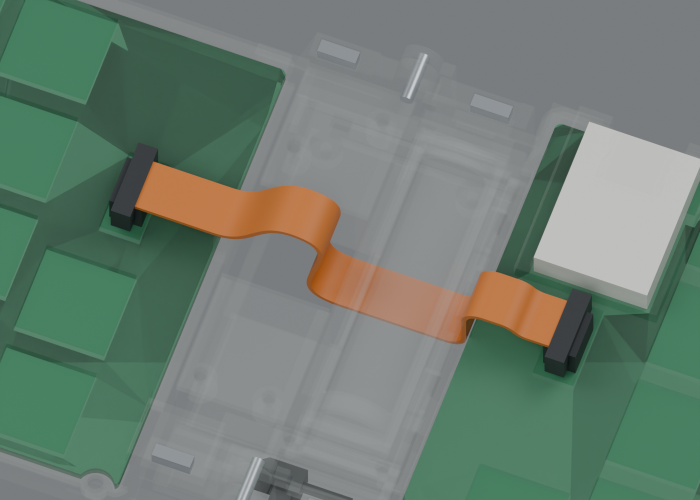
#> input picture 3d-models/folding-unibody/short-cable/generated/cable-open-render.png, 1400 x 1000 px (shown at 1/2 size); its folder holds 2 pictures in this run
$ python compose-routing.py
#> lines starting #> are read from the running program, lines starting #| are printed output that depends on the picture
"""Compose the current inspection renders; requires Pillow in normal Python."""
from pathlib import Path
from PIL import Image,ImageDraw,ImageFont
OUT=Path(__file__).resolve().parent/'generated'
images=[Image.open(OUT/('cable-'+pose+'-render.png')).convert('RGB') for pose in ('open','folded')]
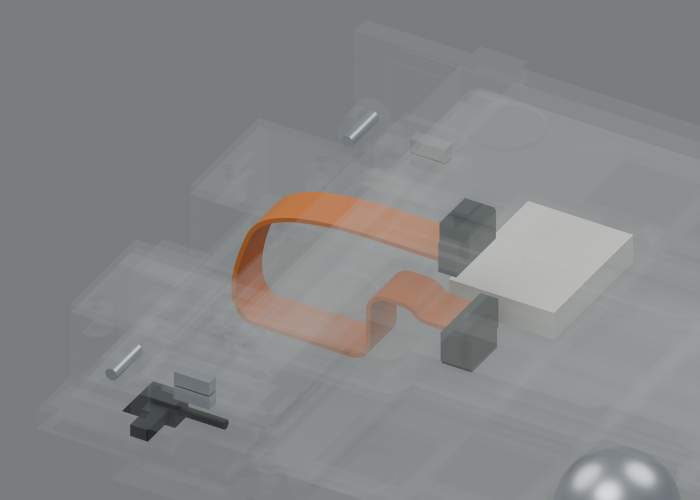
#> input picture 3d-models/folding-unibody/short-cable/generated/cable-folded-render.png, 1400 x 1000 px (shown at 1/2 size)
#> images = 2 items
header=42
page=Image.new('RGB',(sum(im.width for im in images),max(im.height for im in images)+header),(225,228,227))
draw=ImageDraw.Draw(page)
try:font=ImageFont.truetype('Arial.ttf',26)
except OSError:font=ImageFont.load_default()
x=0
for label,im in zip(('OPEN','FOLDED'),images):
 draw.text((x+16,8),label,fill=(55,70,75),font=font)
 page.paste(im,(x,header));x+=im.width
#> this loop made 2 passes
#> (label, x) on passes 1 to 2: ('OPEN', 1400), ('FOLDED', 2800)
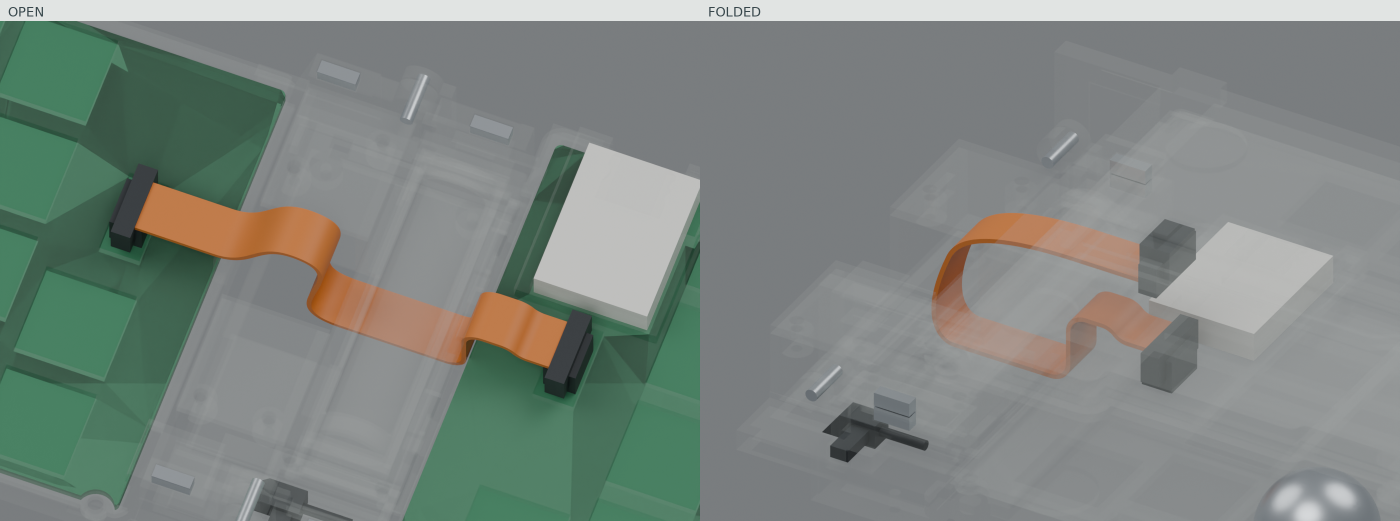
#> page: PIL image 2800x1042 RGB (shown at 1/2 size); mean R, G, B 126.6, 134.7, 129
#> after the loop, x = 2800
page.save(OUT/'cable-routing.png')
